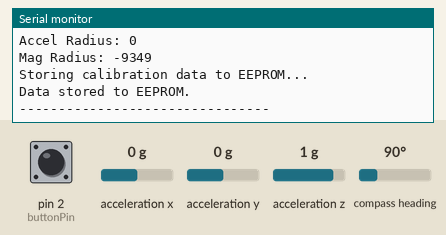
Simulated run of this sketch. Board: Arduino Uno, built with avr-gcc and run on an emulated ATmega328P. On the bench: the last lines printed to the serial monitor. The inputs (shaded band) are chosen by the test bench; at power-on: pin 2 (buttonPin) LOW, acceleration x 0 g, acceleration y 0 g, acceleration z 1 g, compass heading 90°. EEPROM starts erased.

Above: at 5.6 s.
5.7 s: pin 2 (buttonPin) pulled HIGH for 0.15 s
At 6.6 s:
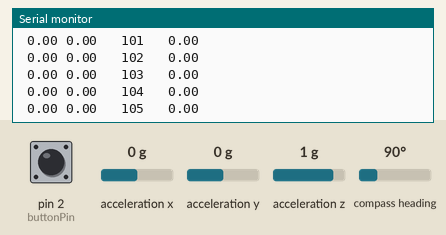
7.3 s: pin 2 (buttonPin) pulled HIGH for 1 s
At 9.2 s:
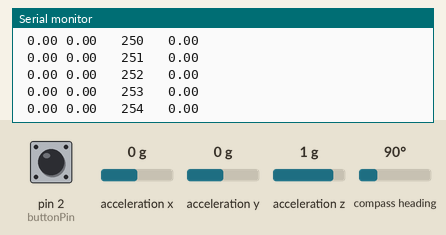
Timing chart, 0 to 10.7 s (numbered marks = the images above; inputs shaded):
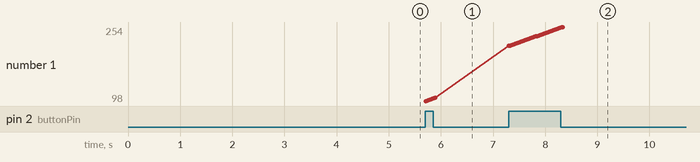

The sketch:

error_analysis_on_imu.ino
```cpp
#include <Wire.h>
#include <Adafruit_Sensor.h>
#include <Adafruit_BNO055.h>
#include <utility/imumaths.h>
#include <EEPROM.h>
#include <math.h>
#include <Average.h>

//this code calculated position using arduinos mills() function and constantly calibrating

/* Set the delay between fresh samples */
//bno055 samlple rate is 100 hz or 10 milliseconds
#define BNO055_SAMPLERATE_DELAY_MS (10)

Adafruit_BNO055 bno = Adafruit_BNO055(55);
float vNew=0.0;
float vPrev=0.0;
float velAngleNew=0.0;
float velAnglePrev=0.0;
float anglePrev=0.0;
float angleNew=0.0;
const float Pi = 3.14159;
float deltaX=0.0;
float deltaY=0.0;
float rNew = 0.0;
float rPrev = 0.0;
float previousMillis;
float xFinal = 0.0;
float yFinal = 0.0;
float accNew=0.0;
float accLast=0.0;
float deltaT=0.0;
int readAmount=3;
int readings[]={0.0,0.0,0.0};
int oldReadings[]={0.0,0.0,0.0};
float averageAcc = 0.0;
int count=0;
int T=0;
float acc=0.0;


const int buttonPin = 2;

int buttonState = 0;
/**************************************************************************/
/*
    Displays some basic information on this sensor from the unified
    sensor API sensor_t type (see Adafruit_Sensor for more information)
    */
/**************************************************************************/
void displaySensorDetails(void)
{
    sensor_t sensor;
    bno.getSensor(&sensor);
    Serial.println("------------------------------------");
    Serial.print("Sensor:       "); Serial.println(sensor.name);
    Serial.print("Driver Ver:   "); Serial.println(sensor.version);
    Serial.print("Unique ID:    "); Serial.println(sensor.sensor_id);
    Serial.print("Max Value:    "); Serial.print(sensor.max_value); Serial.println(" xxx");
    Serial.print("Min Value:    "); Serial.print(sensor.min_value); Serial.println(" xxx");
    Serial.print("Resolution:   "); Serial.print(sensor.resolution); Serial.println(" xxx");
    Serial.println("------------------------------------");
    Serial.println("");
    delay(500);
}

/**************************************************************************/
/*
    Display some basic info about the sensor status
    */
/**************************************************************************/
void displaySensorStatus(void)
{
    /* Get the system status values (mostly for debugging purposes) */
    uint8_t system_status, self_test_results, system_error;
    system_status = self_test_results = system_error = 0;
    bno.getSystemStatus(&system_status, &self_test_results, &system_error);

    /* Display the results in the Serial Monitor */
    Serial.println("");
    Serial.print("System Status: 0x");
    Serial.println(system_status, HEX);
    Serial.print("Self Test:     0x");
    Serial.println(self_test_results, HEX);
    Serial.print("System Error:  0x");
    Serial.println(system_error, HEX);
    Serial.println("");
    delay(500);
}

/**************************************************************************/
/*
    Display sensor calibration status
    */
/**************************************************************************/
void displayCalStatus(void)
{
    /* Get the four calibration values (0..3) */
    /* Any sensor data reporting 0 should be ignored, */
    /* 3 means 'fully calibrated" */
    uint8_t system, gyro, accel, mag;
    system = gyro = accel = mag = 0;
    bno.getCalibration(&system, &gyro, &accel, &mag);

    /* The data should be ignored until the system calibration is > 0 */
    Serial.print("\t");
    if (!system)
    {
        Serial.print("! ");
    }

    /* Display the individual values */
    Serial.print("Sys:");
    Serial.print(system, DEC);
    Serial.print(" G:");
    Serial.print(gyro, DEC);
    Serial.print(" A:");
    Serial.print(accel, DEC);
    Serial.print(" M:");
    Serial.print(mag, DEC);
}

/**************************************************************************/
/*
    Display the raw calibration offset and radius data
    */
/**************************************************************************/
void displaySensorOffsets(const adafruit_bno055_offsets_t &calibData)
{
    Serial.print("Accelerometer: ");
    Serial.print(calibData.accel_offset_x); Serial.print(" ");
    Serial.print(calibData.accel_offset_y); Serial.print(" ");
    Serial.print(calibData.accel_offset_z); Serial.print(" ");

    Serial.print("\nGyro: ");
    Serial.print(calibData.gyro_offset_x); Serial.print(" ");
    Serial.print(calibData.gyro_offset_y); Serial.print(" ");
    Serial.print(calibData.gyro_offset_z); Serial.print(" ");

    Serial.print("\nMag: ");
    Serial.print(calibData.mag_offset_x); Serial.print(" ");
    Serial.print(calibData.mag_offset_y); Serial.print(" ");
    Serial.print(calibData.mag_offset_z); Serial.print(" ");

    Serial.print("\nAccel Radius: ");
    Serial.print(calibData.accel_radius);

    Serial.print("\nMag Radius: ");
    Serial.print(calibData.mag_radius);
}


/**************************************************************************/
/*
    Arduino setup function (automatically called at startup)
    */
/**************************************************************************/
void setup(void)
{
    pinMode(buttonPin, INPUT);
    Serial.begin(9600);
    delay(1000);
    Serial.println("Orientation Sensor Test"); Serial.println("");

    /* Initialise the sensor */
    if (!bno.begin())
    {
        /* There was a problem detecting the BNO055 ... check your connections */
        Serial.print("Ooops, no BNO055 detected ... Check your wiring or I2C ADDR!");
        while (1);
    }

    int eeAddress = 0;
    long bnoID;
    bool foundCalib = false;

    EEPROM.get(eeAddress, bnoID);

    adafruit_bno055_offsets_t calibrationData;
    sensor_t sensor;

    /*
    *  Look for the sensor's unique ID at the beginning oF EEPROM.
    *  This isn't foolproof, but it's better than nothing.
    */
    bno.getSensor(&sensor);
    if (bnoID != sensor.sensor_id)
    {
        Serial.println("\nNo Calibration Data for this sensor exists in EEPROM");
        delay(500);
    }
    else
    {
        Serial.println("\nFound Calibration for this sensor in EEPROM.");
        eeAddress += sizeof(long);
        EEPROM.get(eeAddress, calibrationData);

        displaySensorOffsets(calibrationData);

        Serial.println("\n\nRestoring Calibration data to the BNO055...");
        bno.setSensorOffsets(calibrationData);

        Serial.println("\n\nCalibration data loaded into BNO055");
        foundCalib = true;
    }

    delay(1000);

    /* Display some basic information on this sensor */
    displaySensorDetails();

    /* Optional: Display current status */
    displaySensorStatus();

    bno.setExtCrystalUse(true);

    sensors_event_t event;
    bno.getEvent(&event);
    if (foundCalib){
        Serial.println("Move sensor slightly to calibrate magnetometers");
        while (!bno.isFullyCalibrated())
        {
            bno.getEvent(&event);
            delay(BNO055_SAMPLERATE_DELAY_MS);
        }
    }
    else
    {
        Serial.println("Please Calibrate Sensor: ");
        while (!bno.isFullyCalibrated())
        {
            bno.getEvent(&event);

            Serial.print("X: ");
            Serial.print(event.orientation.x, 4);
            Serial.print("\tY: ");
            Serial.print(event.orientation.y, 4);
            Serial.print("\tZ: ");
            Serial.print(event.orientation.z, 4);

            /* Optional: Display calibration status */
            displayCalStatus();

            /* New line for the next sample */
            Serial.println("");

            /* Wait the specified delay before requesting new data */
            delay(BNO055_SAMPLERATE_DELAY_MS);
        }
    }

    Serial.println("\nFully calibrated!");
    Serial.println("--------------------------------");
    Serial.println("Calibration Results: ");
    adafruit_bno055_offsets_t newCalib;
    bno.getSensorOffsets(newCalib);
    displaySensorOffsets(newCalib);

    Serial.println("\n\nStoring calibration data to EEPROM...");

    eeAddress = 0;
    bno.getSensor(&sensor);
    bnoID = sensor.sensor_id;

    EEPROM.put(eeAddress, bnoID);

    eeAddress += sizeof(long);
    EEPROM.put(eeAddress, newCalib);
    Serial.println("Data stored to EEPROM.");

    Serial.println("\n--------------------------------\n");
    delay(500);
}

void loop() {
    //displayCalStatus function shoved in main loop
    uint8_t system, gyro, accel, mag;
    system = gyro = accel = mag = 0;
    bno.getCalibration(&system, &gyro, &accel, &mag);
    //Serial.print("\t");
    if (!system)
    {
      //Serial.print("! ");
    }
    if (millis() < 20000){
      deltaT=.01; // 10 milliseconds is .01 seconds
      previousMillis=20000;
    }
    else{
      deltaT=(millis()-previousMillis)*.001;
    }

      /* Get a new sensor event */
      sensors_event_t event;
      bno.getEvent(&event);

      /*// Possible vector values can be:
      // - VECTOR_ACCELEROMETER - m/s^2
      // - VECTOR_MAGNETOMETER  - uT
      // - VECTOR_GYROSCOPE     - rad/s
      // - VECTOR_EULER         - degrees
      // - VECTOR_LINEARACCEL   - m/s^2
      // - VECTOR_GRAVITY       - m/s^2*/

      //getting acceloration in the x
      imu::Vector<3> lin = bno.getVector(Adafruit_BNO055::VECTOR_LINEARACCEL);
      accNew=lin.x();
      //Mechanical filter
      if (accNew <=.04 && accNew>= -.04)
      {
        accNew=0.0;
      }

      readings[0] = oldReadings[1];
      readings[1] = oldReadings[2];
      readings[2] = accNew;

      float Sum=0.0;
      int i;
      for (i = 0; i<readAmount ; ++i)
      {
        Sum+=readings[i];
      }
      for (i = 0; i<readAmount;++i){oldReadings[i]=readings[i];}
      averageAcc=Sum/readAmount;
      accNew=averageAcc;

      vNew=vPrev+(accLast+((accNew-accLast)/2.0))*deltaT;
      if (accNew==0){
        count=count+1;
      }
      else{
        count=0;
      }
      if (count>=40){
        vNew=0.0;
        vPrev=0.0;
      }

      rNew=rPrev+(vNew+((vNew-vPrev)/2.0))*deltaT;

     /*
      Serial.println(" ");
      Serial.print(rNew);
      Serial.print("   ");
      Serial.print(accNew);
      Serial.print("   ");
      Serial.print(deltaT);
      */
      float Position=rNew*10.0;
      buttonState=digitalRead(buttonPin);
      if(buttonState == HIGH){
      Serial.print(" ");
      Serial.print(rNew);
      Serial.print(" ");
      Serial.print(Position);
      Serial.print("   ");
      Serial.print(count);
      Serial.print("   ");
      Serial.println(accNew);
      }
      //reassigning previous stuff
      vPrev=vNew;
      rPrev=rNew;
      accLast=accNew;

      previousMillis=millis();
      delay(BNO055_SAMPLERATE_DELAY_MS);
}
```

Measured:
- after the input at 5.7 s, the serial monitor: prints a new line at once (image 1)
- after the input at 7.3 s, the serial monitor: prints a new line at once (image 2)
- plotted number 1: 105 → 254 after the input at 7.3 s
